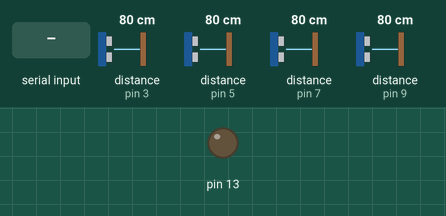
This sketch was run on a simulated Arduino Uno, built with avr-gcc and run on an emulated ATmega328P. Parts: output pins drawn as LEDs (lit = HIGH). Wiring (inferred from the names in the program): 4 × ultrasonic range finder: trigger pin 2, echo pin 3 / trigger pin 4, echo pin 5 / trigger pin 6, echo pin 7 / trigger pin 8, echo pin 9. The test bench sets the inputs (shaded band); at power-on: distance to the obstacle (sensors on pin 3, pin 5, pin 7, pin 9) 80 cm. The echo pulse lasts 58.3 µs per cm; pins used as bus, display or sensor lines are not drawn; what the sketch prints to the serial monitor is not drawn.

Above: at 1.2 s.
1.3 s: "1" received over Serial
At 3.0 s:
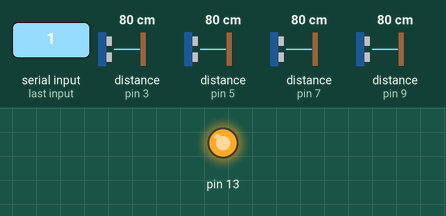
Timing chart, 0 to 5.6 s (numbered marks = the images above; inputs shaded):
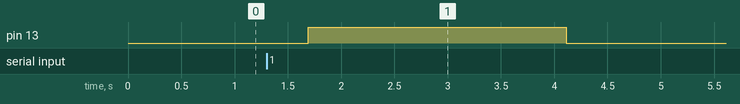

The sketch:

sketch_jul21b.ino
```cpp
//Front Left is forward
//Front Right is Right
//Back Left is Left
//Back Right is Right
int triq_fl=2,echo_fl=3,triq_fr=4,echo_fr=5;
int triq_bl=6,echo_bl=7,triq_br=8,echo_br=9;
float duration_fl, cm_fl,duration_fr, cm_fr,duration_bl, cm_bl,duration_br, cm_br;
void setup() {
  // put your setup code here, to run once:
  Serial.begin(9600);
  pinMode(triq_fl,OUTPUT);
  pinMode(triq_fr,OUTPUT);
  pinMode(triq_bl,OUTPUT);
  pinMode(triq_br,OUTPUT);
  pinMode(echo_fl,INPUT);
  pinMode(echo_fr,INPUT);
  pinMode(echo_bl,INPUT);
  pinMode(echo_br,INPUT);
  pinMode(13,OUTPUT);
  digitalWrite(13,LOW);
}

void loop() {
  // put your main code here, to run repeatedly:
  digitalWrite(triq_fl,LOW);
  delayMicroseconds(2);
  digitalWrite(triq_fl,HIGH);
  delayMicroseconds(5);
  digitalWrite(triq_fl,LOW);
  duration_fl=pulseIn(echo_fl,HIGH);
  cm_fl =(( duration_fl/29)/2);


  digitalWrite(triq_fr,LOW);
  delayMicroseconds(2);
  digitalWrite(triq_fr,HIGH);
  delayMicroseconds(5);
  digitalWrite(triq_fr,LOW);
  duration_fr=pulseIn(echo_fr,HIGH);
  cm_fr =(( duration_fr/29)/2);

  digitalWrite(triq_bl,LOW);
  delayMicroseconds(2);
  digitalWrite(triq_bl,HIGH);
  delayMicroseconds(5);
  digitalWrite(triq_bl,LOW);
  duration_bl=pulseIn(echo_bl,HIGH);
  cm_bl =(( duration_bl/29)/2);

  digitalWrite(triq_br,LOW);
  delayMicroseconds(2);
  digitalWrite(triq_br,HIGH);
  delayMicroseconds(5);
  digitalWrite(triq_br,LOW);
  duration_br=pulseIn(echo_br,HIGH);
  cm_br =(( duration_br/29)/2);


//  Serial.print("distance Front Left = ");
  Serial.println(cm_fl);
//  Serial.print(" cm");
//  Serial.print("\n");

//  Serial.print("distance Front Right = ");
  Serial.println(cm_fr);
//  Serial.print(" cm");
//  Serial.print("\n");

//  Serial.print("distance Back Left = ");
  Serial.println(cm_bl);
//  Serial.print(" cm");
//  Serial.print("\n");

//  Serial.print("distance Back Right = ");
  Serial.println(cm_br);
//  Serial.print(" cm");
//  Serial.print("\n");
  delay(400);
  if(Serial.available() > 0)
  {
    if(Serial.read() == '1')
    {
      digitalWrite(13,HIGH);
      delay(2000);
    }
  }

    else
    {
      digitalWrite(13,LOW);
    }


}
//void AvoidDamage()
//{
//  if(distance<=12)
//  {
//    digitalWrite(ENA,LOW);
//    digitalWrite(ENB,LOW);
//  }
```

Measured:
- after the input at 1.3 s, pin 13: LOW → HIGH after 0.39 s, → LOW 2.4 s later
